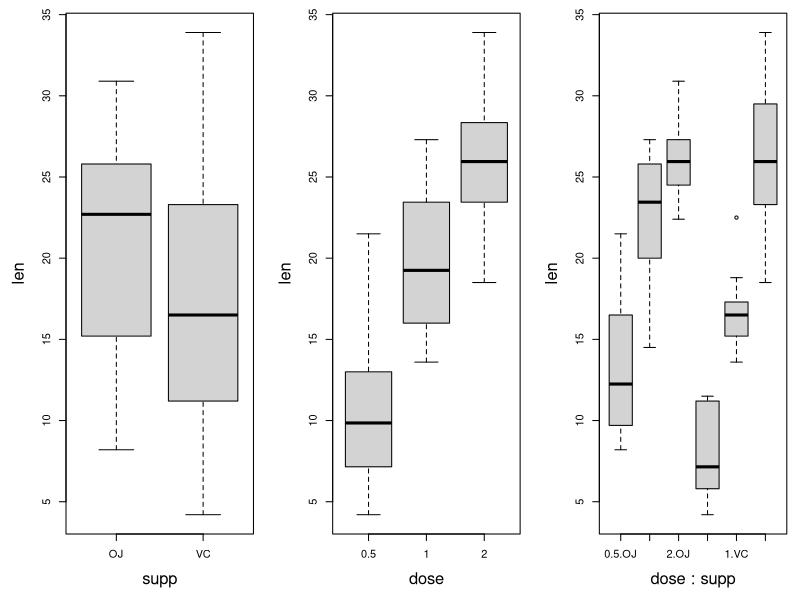
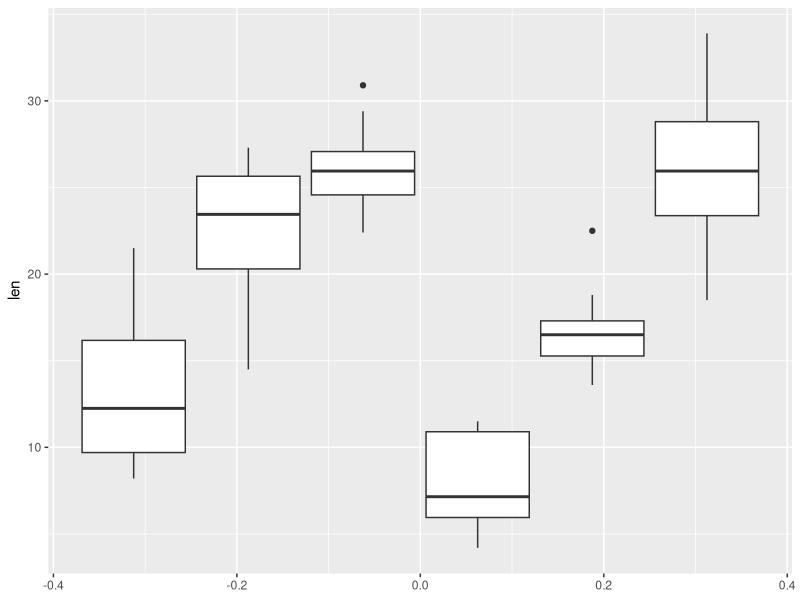

The R script that drew these images, in order:
library("ggplot2")
par(mfrow=c(1,3),mar=c(5,5,1,1))
boxplot(len~supp,data=ToothGrowth,cex.lab=1.5)
boxplot(len~dose,data=ToothGrowth,cex.lab=1.5)
boxplot(len~dose+supp,data=ToothGrowth,cex.lab=1.5)

ToothGrowth$comb <- with(ToothGrowth,paste(supp,dose))
ggplot(ToothGrowth,aes(y=len,group=comb)) + geom_boxplot()